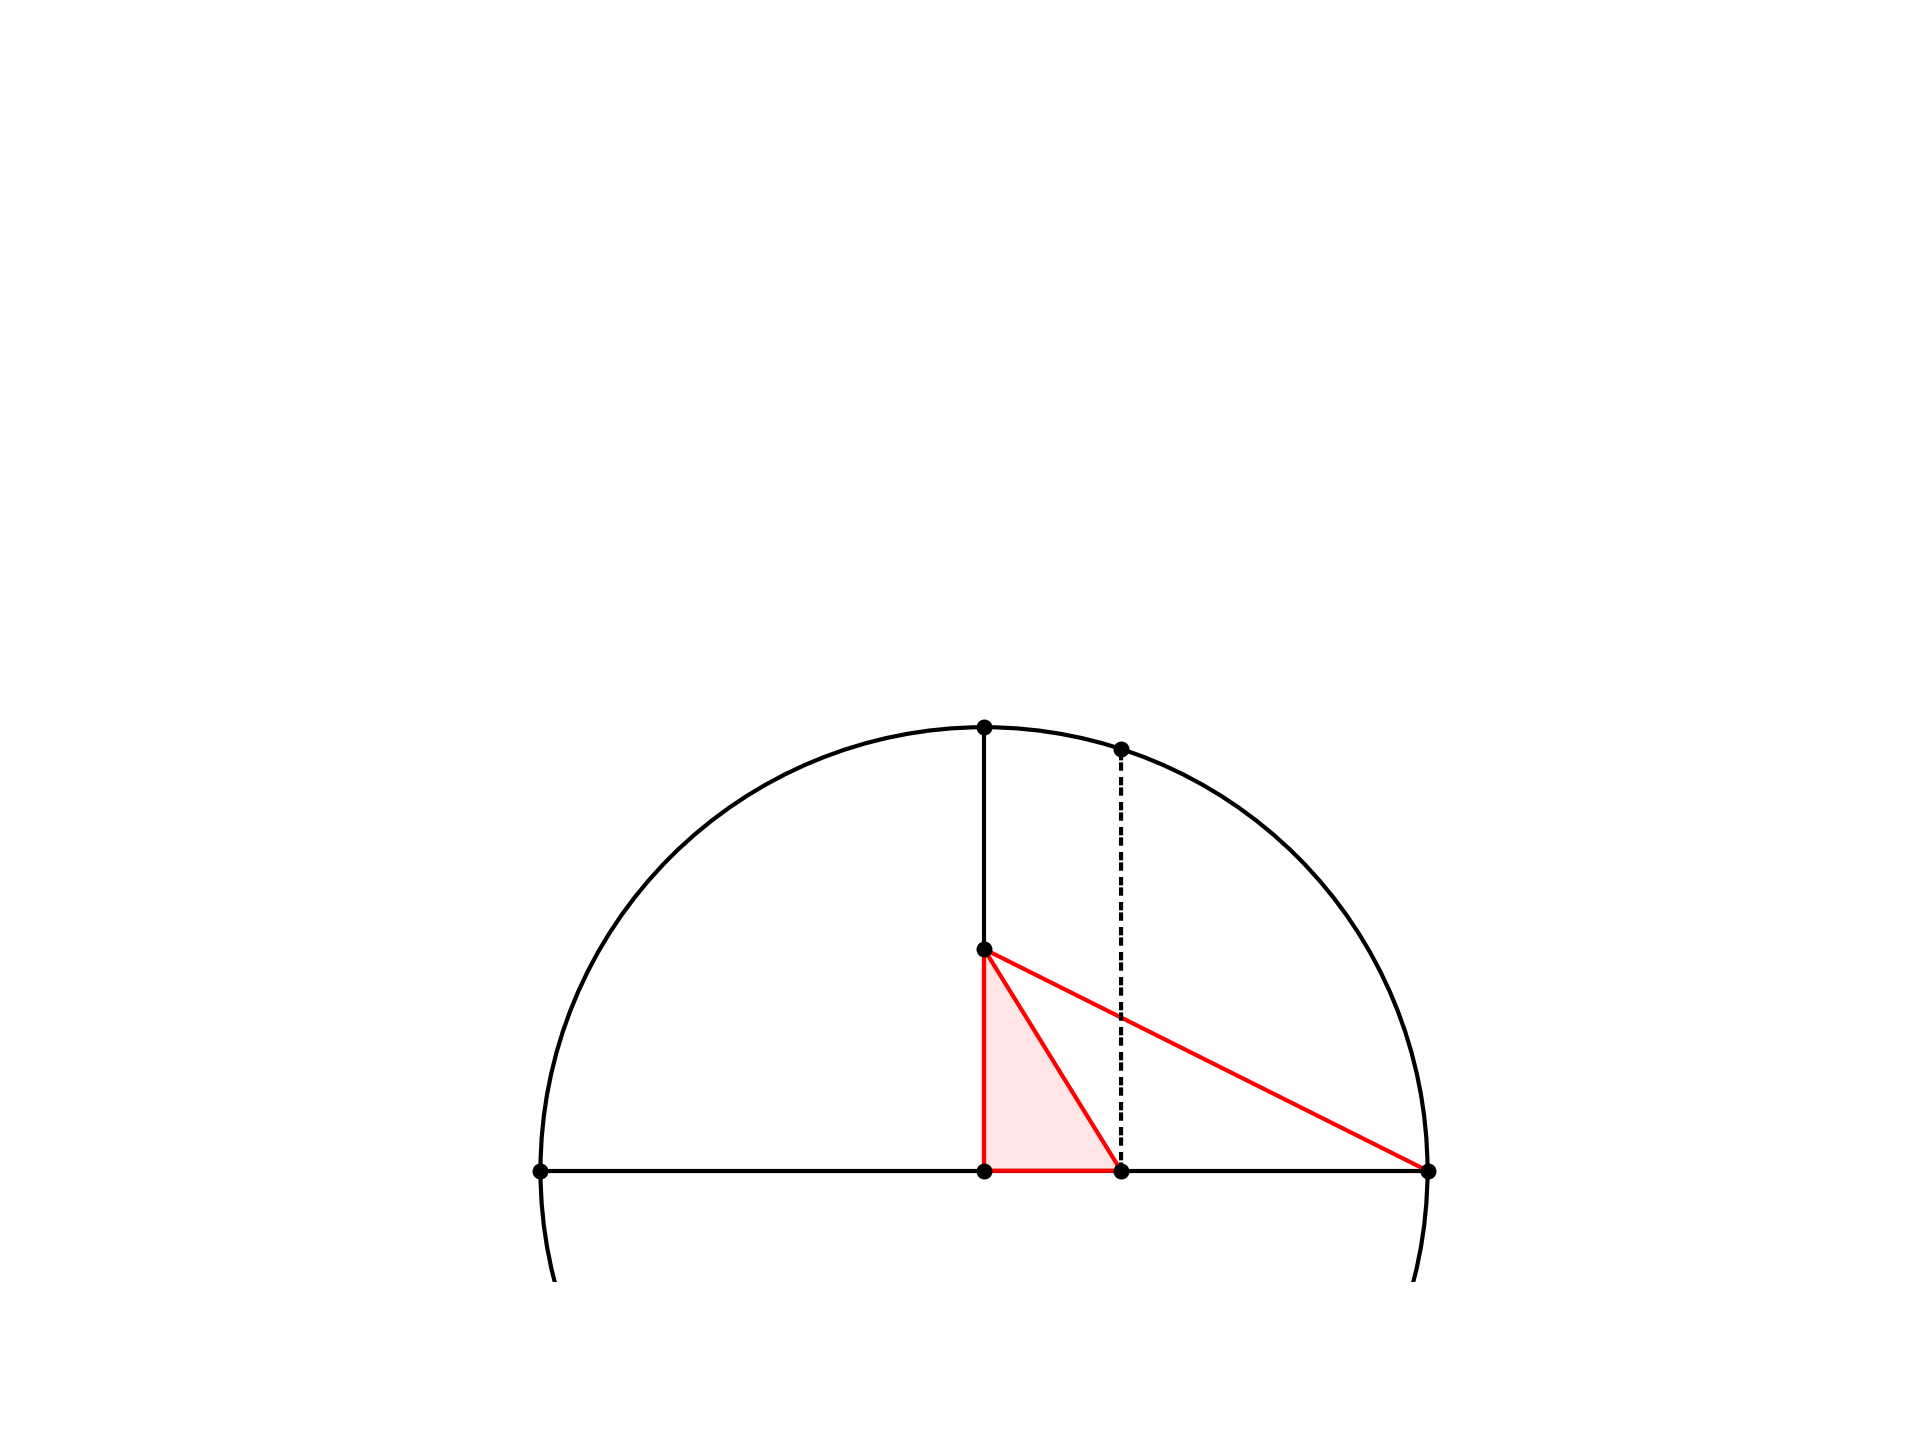

Write Python code to recreate this figure.
import matplotlib.pyplot as plt
import numpy as np
import geometry as geo

fig, ax = geo.init()
ax.set(xlim=(0,100), ylim=(0,100))

A = geo.Point(10,10)
B = geo.Point(90,10)
Q = geo.get_midpoint([A,B])
r = geo.get_length([A,Q])
tmp = geo.Point(Q.x,Q.y+5)
C = geo.xlc([Q,tmp],[Q,r])[1]

circle = geo.get_circle(Q,r)
ax.add_patch(circle)
geo.dlss(ax,[[A,B],[Q,C]])

D = geo.gpf([Q,C],0.5)

tmp = geo.bisect_angle_Euclid(D,[Q,B])
E = geo.xll([Q,B],[D,tmp])

geo.dls(ax,[D,B],ec='r')
geo.fpg(ax,[Q,D,E])
geo.opg(ax,[Q,D,E])

tmp = geo.Point(E.x,E.y+5)
F = geo.xlc([E,tmp],[Q,r])[0]
geo.dls(ax,[E,F],ls=(0,(2,4)))

geo.scp(ax,[Q,A,B,C,D,E,F])
geo.savefig(plt)
